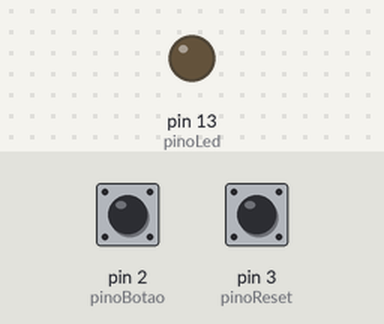
Recording of a sketch running on a simulated Arduino Uno, built with avr-gcc and run on an emulated ATmega328P. Shown: output pins drawn as LEDs (lit = HIGH). Inputs (shaded band) come from the test bench; at power-on: pin 2 (pinoBotao) LOW, pin 3 (pinoReset) LOW.

Above: at 1.2 s.
1.3 s: pin 2 (pinoBotao) pulled HIGH for 0.15 s
At 2.5 s:
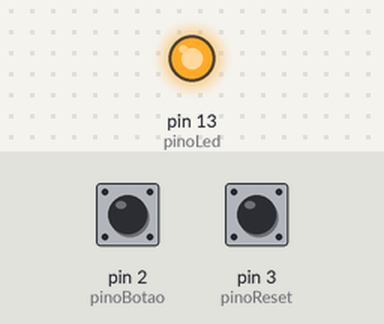
2.9 s: pin 3 (pinoReset) pulled HIGH for 0.15 s
At 3.8 s:
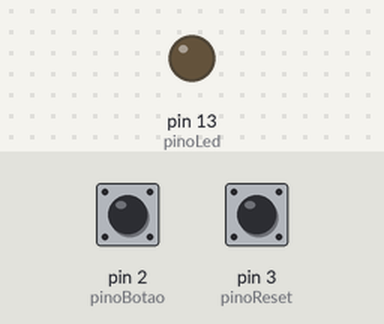
4.5 s: pin 2 (pinoBotao) pulled HIGH for 1 s
At 5.0 s:
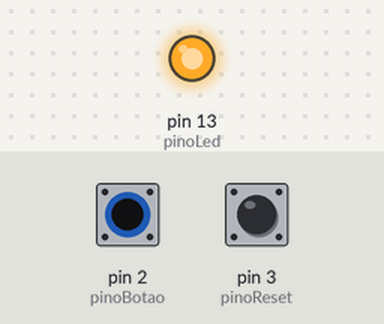
7.0 s: pin 2 (pinoBotao) driven HIGH and pin 3 (pinoReset) driven HIGH
At 8.2 s:
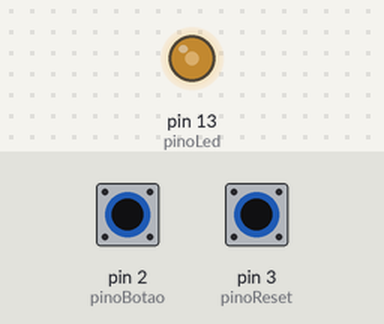
8.5 s: pin 3 (pinoReset) driven LOW
At 9.0 s:
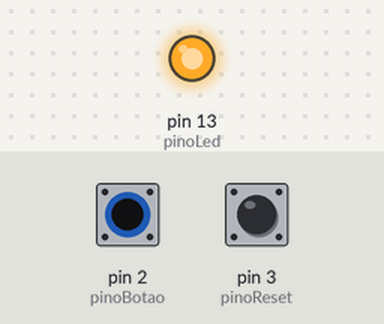
Timing chart, 0 to 11.0 s (numbered marks = the images above; inputs shaded):
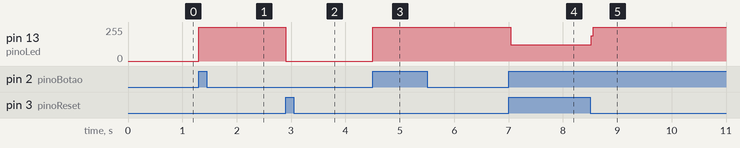

Measured:
- after the input at 1.3 s, pin 13 (pinoLed): 0/255 → 255/255 at once
- after the input at 2.9 s, pin 13 (pinoLed): 255/255 → 0/255 at once
- after the input at 4.5 s, pin 13 (pinoLed): 0/255 → 255/255 at once
- after the input at 7.0 s, pin 13 (pinoLed): 255/255 → 121/255 at once
- after the input at 8.5 s, pin 13 (pinoLed): 121/255 → 255/255 at once

The sketch:

stunning_albar1.ino
```cpp
const int pinoBotao=2;
const int pinoReset=3;
const int pinoLed=13;
int estadoBotao=0;

void setup()
{
  pinMode(pinoBotao, INPUT);
  pinMode(pinoReset, INPUT);
  pinMode(pinoLed, OUTPUT);
}

void loop()
{

 estadoBotao=digitalRead(pinoBotao);
  if(estadoBotao==HIGH){
    digitalWrite(pinoLed, HIGH);
  }
  estadoBotao=digitalRead(pinoReset);
   if(estadoBotao==HIGH){
   digitalWrite(pinoLed, LOW);
  }

  }
```
